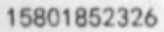
#> input picture ctc/5.jpg, 164 x 32 px, found by its file name
$ python FFT.py
#> lines starting #> are read from the running program, lines starting #| are printed output that depends on the picture; after the words box and inside, x2 and y2 are one past the last pixel; in counts of white or black regions, pixels touching at a corner belong together
#> further down, img is the input picture: shape (32, 164, 3); min 85, max 248, mean 198.3
import cv2 as cv
import numpy as np
import math
from matplotlib import pyplot as plt

VERTICAL = 0
HORIZONTAL = 1


def fourier(gray, method=None):
    '''
    :param gray:
    :param method:VERTICAL,HORIZONTAL
    :return:
    '''
#> called with method = 1
    if method == None:
        return None
    # 2、图像延扩
    h, w = gray.shape
#> h = 32; w = 164
    new_h = cv.getOptimalDFTSize(h)
#> new_h = 32
    new_w = cv.getOptimalDFTSize(w)
#> new_w = 180
    right = new_w - w
#> right = 16
    bottom = new_h - h
#> bottom = 0
    nimg = cv.copyMakeBorder(gray, 0, bottom, 0, right, borderType=cv.BORDER_CONSTANT, value=0)
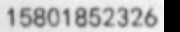
#> nimg: shape (32, 180); min 0, max 248, mean 180.7

    # 3、执行傅里叶变换，并过得频域图像
    f = np.fft.fft2(nimg)
    fshift = np.fft.fftshift(f)
    magnitude = np.log(np.abs(fshift))
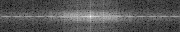
#> magnitude: shape (32, 180) float64; min 0.726, max 13.86, mean 5.17; drawn with min black and max white

    # 二值化
    magnitude_uint = magnitude.astype(np.uint8)
    ret, thresh = cv.threshold(magnitude_uint, 11, 255, cv.THRESH_BINARY)
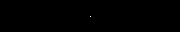
#> thresh: shape (32, 180); 0.02% white in thin lines or dots, all inside (x1, y1, x2, y2) = (90, 16, 91, 17)
    cv.imshow('thresh', thresh)
    # 霍夫直线变换
    lines = cv.HoughLinesP(thresh, 1, np.pi / 180, 50, minLineLength=100, maxLineGap=100)
#> lines = None

    # 创建一个新图像，标注直线
    lineimg = np.ones(nimg.shape, dtype=np.uint8)
    lineimg = lineimg * 255

    theta = 0.0
    number = 0
    for line in lines:
        x1, y1, x2, y2 = line[0]
        cv.line(lineimg, (x1, y1), (x2, y2), (0, 255, 0), 2)
        if x2 - x1 == 0:
            continue
        else:
            theta_ = math.atan((y2 - y1) / (x2 - x1))
        if method == HORIZONTAL and np.pi / 180 < abs(theta_) < np.pi / 4:
            theta_ = theta_ * (180 / np.pi)
            theta += theta_ if (theta_ > 0) else theta_ + 180
            number += 1

        if method == VERTICAL and np.pi / 4 < abs(theta_) < np.pi / 2:
            theta_ = theta_ * (180 / np.pi)
            theta += theta_ if (theta_ > 0) else theta_ + 180
            number += 1
#> this loop made 0 passes
#> lineimg: shape (32, 180); every value is 255
#> after the loop, number = 0; theta = 0

    if method == HORIZONTAL:
        angle = theta / number - 180
        print(angle)
        center = (w / 2, h / 2)
        M = cv.getRotationMatrix2D(center, angle, 1.0)
        rotated = cv.warpAffine(gray, M, (w, h), flags=cv.INTER_CUBIC, borderMode=cv.BORDER_REPLICATE)
    if method == VERTICAL:
        angle = theta / number
        print(angle)
        M = np.float32([[1, math.cos(angle * math.pi / 180), 0], [0, 1, 0]])
        rotated = cv.warpAffine(gray, M, (w, h))

    cv.imshow('gray', gray)
    cv.imshow('line image', lineimg)
    cv.imshow('rotated', rotated)
    cv.imwrite("rotated.jpg", rotated)
    return rotated


if __name__ == '__main__':
    # 1、读取文件，灰度化
    file_name = 'data/min_img/5.jpg'
    img = cv.imread(file_name)
    gray = cv.cvtColor(img, cv.COLOR_BGR2GRAY)

#> (the run stopped early here; a loop or call above may not have finished)

$ run again, with ctc/34.jpg copied over ctc/5.jpg
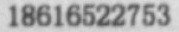
#> input picture ctc/34.jpg, 179 x 32 px, found by its file name
#> img is the input picture: shape (32, 179, 3); min 72, max 224, mean 170.4
#> in fourier, `nimg = cv.copyMakeBorder(gray, 0, bottom, 0, right, borderType=cv.BORD..`:
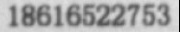
#> nimg: shape (32, 180); min 0, max 224, mean 169.5
#> in fourier, `magnitude = np.log(np.abs(fshift))`:
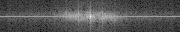
#> magnitude: shape (32, 180) float64; min 0.682, max 13.79, mean 4.98; drawn with min black and max white
#> thresh: shape (32, 180); 0.02% white in thin lines or dots, all inside (x1, y1, x2, y2) = (90, 16, 91, 17)
#> lines = None
#> after the loop in fourier, `for line in lines:`: number = 0

$ run again, with ctc/7.jpg copied over ctc/5.jpg
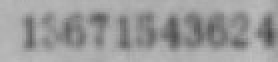
#> input picture ctc/7.jpg, 139 x 31 px, found by its file name (shown 2 times larger)
#> img is the input picture: shape (31, 139, 3); min 71, max 192, mean 156.4
#> in fourier, `nimg = cv.copyMakeBorder(gray, 0, bottom, 0, right, borderType=cv.BORD..`:
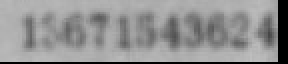
#> nimg: shape (32, 144) (shown 2 times larger); min 0, max 192, mean 146.3
#> in fourier, `magnitude = np.log(np.abs(fshift))`:
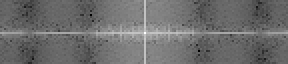
#> magnitude: shape (32, 144) float64 (shown 2 times larger); min -0.29, max 13.42, mean 5.6; drawn with min black and max white
#> thresh: shape (32, 144); 0.02% white in thin lines or dots, all inside (x1, y1, x2, y2) = (72, 16, 73, 17)
#> lines = None
#> after the loop in fourier, `for line in lines:`: number = 0
